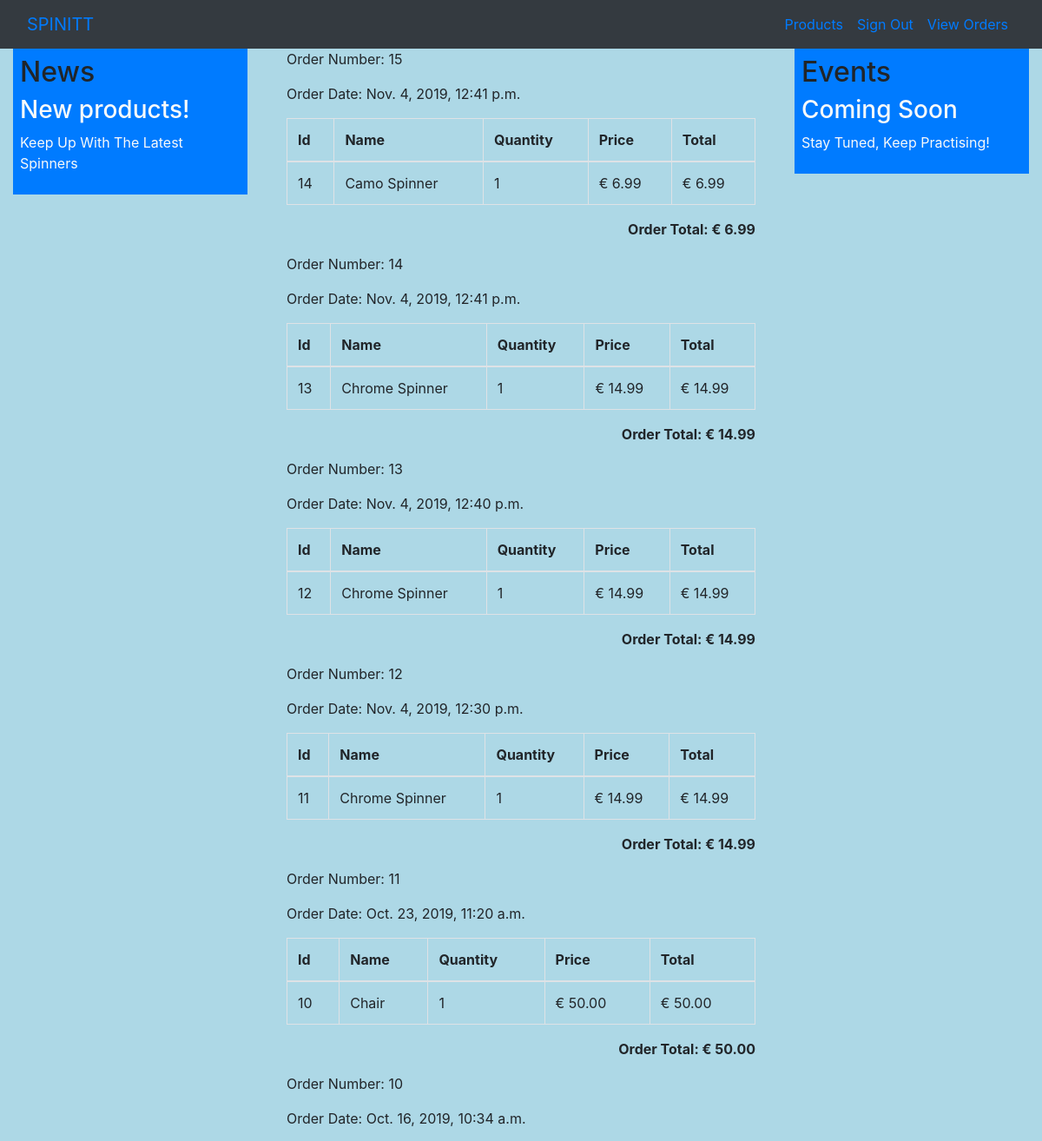
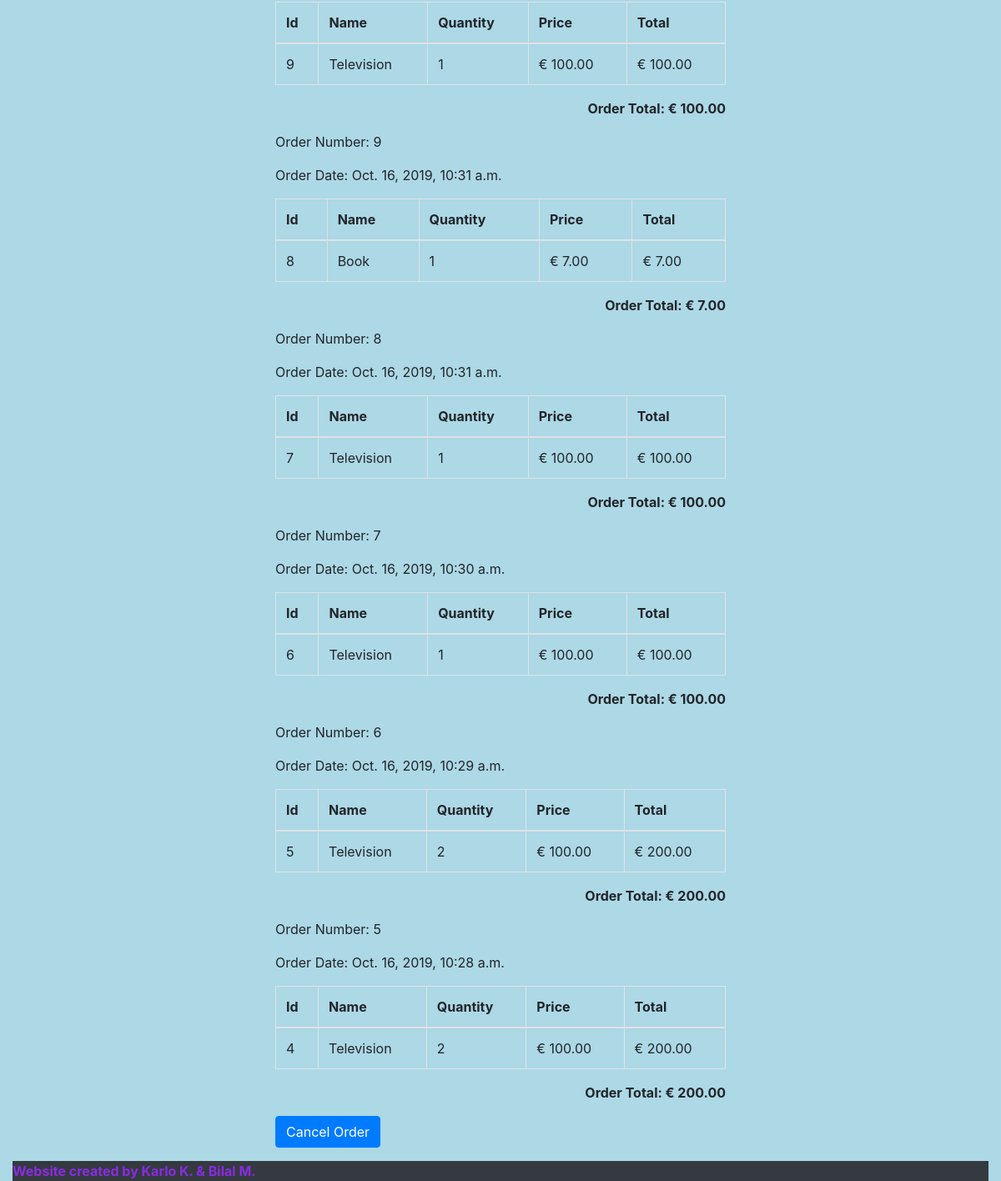
The app's page /order/history/ (signed in) with its own data (2 pictures, top to bottom).
### order/models.py (models this page shows, shortened)
class Order(models.Model):
    created = models.DateTimeField(auto_now_add=True)
    emailAddress = models.EmailField(max_length=250, blank=True)
    class Meta:
        db_table = 'Order'
        ordering = ('-created',)
    def get_total_cost(self):
        return sum(item.get_cost() for item in self.items.all())
    def get_items(self):
        return OrderItem.objects.filter(order=self)

class OrderItem(models.Model):
    order = models.ForeignKey(Order, related_name='items', on_delete=models.CASCADE)
    product = models.CharField(max_length=250)
    price = models.DecimalField(max_digits=10, decimal_places=2)
    quantity = models.PositiveIntegerField(default=1)
    def get_cost(self):
        return self.price * self.quantity

### order/views.py (the view)
# urls.py: path('history/', views.order_history, name='order_history'),
@login_required()
def order_history(request):
    if request.user.is_authenticated:
        email = str(request.user.email)
        order_details = Order.objects.filter(emailAddress=email)
    return render(request, 'orders_list.html', {'order_details':order_details})

### cart/context_processors.py (called while the page is built)
def counter(request):
	item_count = 0
	if 'admin' in request.path:
		return {}
	else:
		try:
			cart = Cart.objects.filter(cart_id=_cart_id(request))
			cart_items = CartItem.objects.all().filter(cart=cart[:1])
			for cart_item in cart_items:
				item_count += cart_item.quantity
		except Cart.DoesNotExist:
			item_count = 0
	return dict(item_count = item_count)

### cart/views.py (called while the page is built)
def _cart_id(request):
	cart = request.session.session_key
	if not cart:
		cart = request.session.create()
	return cart

### order/templates/orders_list.html (shortened to what this page needs)
{% extends "base.html" %}
{% load staticfiles %}
{% block content %}
<div class="col-md-12">
	{% for order  in order_details  %}
		<p>Order Number: {{order.id}}</p>
		<p>Order Date: {{order.created}}</p>
		<table class="table table-bordered table-hover table-condensed">
			<thead>
				<tr>
				<th>Id</th>
				<th>Name</th>
				<th>Quantity</th>
				<th>Price</th>
				<th>Total</th>
				</tr>
			</thead>
			<tbody>
				{% for order_item in order.get_items %}
				<tr>
					<td>{{order_item.id}}</td>
					<td>{{order_item.product}}</td>
					<td>{{order_item.quantity}}</td>
					<td>&euro; {{order_item.price}}</td>
					<td>&euro; {{order_item.get_cost}}</td>
				</tr>
				{% endfor %}
			</tbody>
		</table>
		<div class="row">
			<div class="col-md-12">
				<p class="text-right"><strong>Order Total: &euro;
                                {{order.get_total_cost}}</strong></p>
			</div>
		</div>
	{% endfor %}
        <p>
		<a href="{% url 'cancel_order' order.id %}">
        	<button class="btn btn-primary">Cancel Order</button></a>
        </p>
</div>
{% endblock content %}

### templates/base.html (shortened to what this page needs)
<!DOCTYPE html>
<html>
    <head>
	<link rel="stylesheet" href="https://maxcdn.bootstrapcdn.com/bootstrap/4.4.1/css/bootstrap.min.css">
    </head>
    <body>
		<nav class="navbar navbar-expand-sm bg-dark">
	    <div class="container-fluid">
			<div class="navbar-header ">
		    	<a class="navbar-brand" href="/shop/">SPINITT</a>
			</div>
			<ul class="navbar-nav">
				{% if request.user.is_authenticated %}
            	<li class="nav-item">
					<a class="nav-link" href="{% url 'products' %}">Products</a>
				</li>
		    	<li class="nav-item">
					<a class="nav-link" href="{% url 'signout' %}">Sign Out </a>
				</li>
				<li class="nav-item">
					<a class="nav-link" href="{% url 'order_history' %}">View Orders </a>
				</li>
				{% endif %}
			</ul>
	    </div>
	</nav>
	<div class="container-fluid">
	    <div class="row">
		<div class="col-sm-3">
		    <div class="bg-primary p-2">
			<h2>News</h2>
			<h3 class="text-light">New products!</h3>
			<p><span class="text-light">Keep Up With The Latest Spinners
		    </div>
		</div>
		<div class="col-sm-6">
			<div class="">
                {% block content %}
                {% endblock content %}
		    </div>
		</div>
		<div class="col-sm-3">
		    <div class="bg-primary p-2">
			<h2>Events</h2>
			<h3 class="text-light">Coming Soon</h3>
			<p><span class="text-light">Stay Tuned, Keep Practising!</span></p>
		    </div>
		</div>
	    </div>
	    <div class="row">
		<div class="col-sm-12">
		    <div class="bg-dark footer">
			Website created by Karlo K. & Bilal M.
		    </div>
		</div>
	    </div>
	</div>
    </body>
</html>

### templates/base.html (style rules this page uses)
body { background-color:lightblue; }
.footer { font-weight: bold; color:blueviolet; background-color: lightblue; }

### records on screen
Order: id "15", created "Nov. 4, 2019, 12:41 p.m.", get_total_cost "6.99"
OrderItem: id "14", product "Camo Spinner", quantity "1", price "6.99", get_cost "6.99"
Order: id "14", created "Nov. 4, 2019, 12:41 p.m.", get_total_cost "14.99"
OrderItem: id "13", product "Chrome Spinner", quantity "1", price "14.99", get_cost "14.99"
Order: id "13", created "Nov. 4, 2019, 12:40 p.m.", get_total_cost "14.99"
OrderItem: id "12", product "Chrome Spinner", quantity "1", price "14.99", get_cost "14.99"
Order: id "12", created "Nov. 4, 2019, 12:30 p.m.", get_total_cost "14.99"
OrderItem: id "11", product "Chrome Spinner", quantity "1", price "14.99", get_cost "14.99"
Order: id "11", created "Oct. 23, 2019, 11:20 a.m.", get_total_cost "50.00"
OrderItem: id "10", product "Chair", quantity "1", price "50.00", get_cost "50.00"
Order: id "10", created "Oct. 16, 2019, 10:34 a.m.", get_total_cost "100.00"
OrderItem: id "9", product "Television", quantity "1", price "100.00", get_cost "100.00"
Order: id "9", created "Oct. 16, 2019, 10:31 a.m.", get_total_cost "7.00"
OrderItem: id "8", product "Book", quantity "1", price "7.00", get_cost "7.00"
Order: id "8", created "Oct. 16, 2019, 10:31 a.m.", get_total_cost "100.00"
OrderItem: id "7", product "Television", quantity "1", price "100.00", get_cost "100.00"
Order: id "7", created "Oct. 16, 2019, 10:30 a.m.", get_total_cost "100.00"
OrderItem: id "6", product "Television", quantity "1", price "100.00", get_cost "100.00"
Order: id "6", created "Oct. 16, 2019, 10:29 a.m.", get_total_cost "200.00"
OrderItem: id "5", product "Television", quantity "2", price "100.00", get_cost "200.00"
Order: id "5", created "Oct. 16, 2019, 10:28 a.m.", get_total_cost "200.00"
OrderItem: id "4", product "Television", quantity "2", price "100.00", get_cost "200.00"
